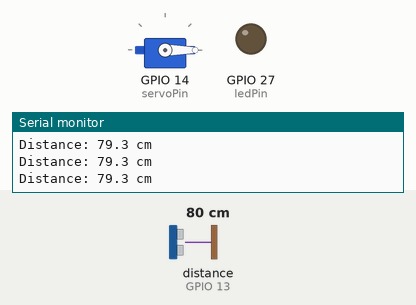
This sketch was run on a simulated ESP32. Shown: servo, output pins drawn as LEDs (lit = HIGH), the last lines printed to the serial monitor. Wiring (inferred from the names in the program): ultrasonic range finder: trigger GPIO 12; echo GPIO 13. Inputs (shaded band) come from the test bench; at power-on: distance to the obstacle (sensor on GPIO 13) 80 cm. The echo pulse lasts 58.3 µs per cm; WiFi joins after 1.5 s; servers stay silent unless stated; uploads are accepted with an empty reply; pins used as bus, display or sensor lines are not drawn.

Above: at 2.7 s.
2.8 s: distance to the obstacle (sensor on GPIO 13) set to 10 cm
4.3 s: distance to the obstacle (sensor on GPIO 13) set to 7 cm
At 5.5 s:
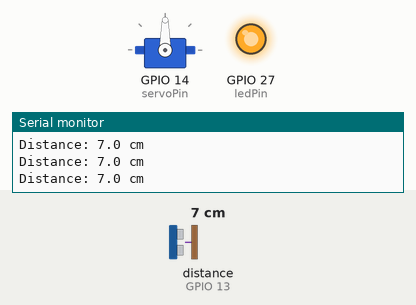
Timing chart, 0 to 7.3 s (numbered marks = the images above; inputs shaded):
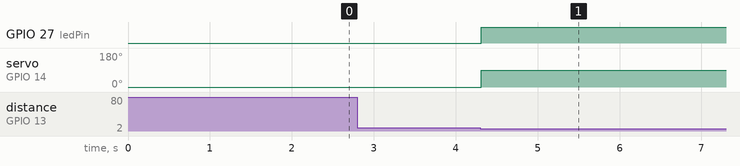

The sketch:

ULT.ino
```cpp
// ================= ESP32 ULTRASONIC SENSOR =================
// Sends distance + door events to Flask /ultson_sensor
// Device: bridgette_esp | User: 224303635@edu.vut.ac.za

#include <WiFi.h>
#include <HTTPClient.h>
#include <ArduinoJson.h>
#include <ESP32Servo.h>

// ---------------- WIFI ----------------
const char* ssid     = "A67C";
const char* password = "ga_group7";

IPAddress local_IP(10,192,156,67);
IPAddress gateway(10,192,156,61);
IPAddress subnet(255, 255, 255, 0);

// ---------------- PINS ----------------
const int ledPin   = 27;
const int trigPin  = 12;
const int echoPin  = 13;
const int servoPin = 14;

// ---------------- CONFIG ----------------
const String DEVICE_ID      = "bridgette_esp";
const float  OPEN_THRESHOLD = 8.0;    // cm — closer than this opens the door
const unsigned long INTERVAL = 200;   // ms between sensor reads

// ---------------- STATE ----------------
Servo  doorServo;
bool   doorOpen  = false;
String lastEvent = "";
unsigned long lastRead = 0;

// ─────────────────────────────────────────────────────────────────────────────
// Send distance + event to Flask /ultson_sensor
// FIX: was posting to /log which doesn't exist in Flask
// ─────────────────────────────────────────────────────────────────────────────
void sendToFlask(float distance, const String& event) {
  if (WiFi.status() != WL_CONNECTED) {
    Serial.println("WiFi down — skipping send");
    return;
  }

  HTTPClient http;
  http.begin("http://10.227.19.84:5000/ultson_sensor");
  http.addHeader("Content-Type", "application/json");
  http.setTimeout(3000);

  // Build JSON matching Flask ultson_sensor handler
  StaticJsonDocument<256> doc;
  doc["device_id"] = DEVICE_ID;
  JsonObject readings = doc.createNestedObject("readings");
  readings["type"]  = "distance";
  readings["value"] = distance;
  readings["event"] = event;

  String json;
  serializeJson(doc, json);

  int code = http.POST(json);
  Serial.printf("Flask response [%s]: %d\n", event.c_str(), code);
  if (code < 0) Serial.println(http.errorToString(code));
  http.end();
}

// ─────────────────────────────────────────────────────────────────────────────
// Ultrasonic read — returns distance in cm, or -1 on timeout
// ─────────────────────────────────────────────────────────────────────────────
float readDistance() {
  digitalWrite(trigPin, LOW);
  delayMicroseconds(2);
  digitalWrite(trigPin, HIGH);
  delayMicroseconds(10);
  digitalWrite(trigPin, LOW);

  long dur = pulseIn(echoPin, HIGH, 30000);  // 30 ms timeout
  if (dur == 0) return -1;
  return dur * 0.034f / 2.0f;
}

// ─────────────────────────────────────────────────────────────────────────────
// Door control + event logging (only sends on state change)
// FIX: currentEvent was declared but never assigned — caused empty event logs
// FIX: fetchArmedState() was called in loop but the function was commented out
// ─────────────────────────────────────────────────────────────────────────────
void controlDoor(float distance) {
  if (distance < 0) return;  // bad reading

  String currentEvent;

  if (distance < OPEN_THRESHOLD) {
    digitalWrite(ledPin, HIGH);
    currentEvent = "door_open";
    if (!doorOpen) {
      doorServo.write(90);
      doorOpen = true;
      Serial.println("Door OPENED");
    }
  } else {
    digitalWrite(ledPin, LOW);
    currentEvent = "door_closed";
    if (doorOpen) {
      doorServo.write(0);
      doorOpen = false;
      Serial.println("Door CLOSED");
    }
  }

  // Only send to Flask when the event changes
  if (currentEvent != lastEvent) {
    sendToFlask(distance, currentEvent);
    lastEvent = currentEvent;
  }
}

// ─────────────────────────────────────────────────────────────────────────────
void setup() {
  Serial.begin(115200);

  pinMode(ledPin,  OUTPUT);
  pinMode(trigPin, OUTPUT);
  pinMode(echoPin, INPUT);

  doorServo.attach(servoPin, 500, 2400);
  doorServo.write(0);  // start closed

  if (!WiFi.config(local_IP, gateway, subnet)) {
    Serial.println("Static IP config failed");
  }

  WiFi.begin(ssid, password);
  Serial.print("Connecting to WiFi");
  while (WiFi.status() != WL_CONNECTED) {
    delay(500);
    Serial.print(".");
  }
  Serial.println("\nConnected!");
  Serial.print("IP: ");
  Serial.println(WiFi.localIP());
}

// ─────────────────────────────────────────────────────────────────────────────
void loop() {
  unsigned long now = millis();
  if (now - lastRead < INTERVAL) return;
  lastRead = now;

  // FIX: fetchArmedState() removed — it was commented out but still called,
  // causing a compile error. Armed state can be added back via Flask GET later.

  float distance = readDistance();
  Serial.printf("Distance: %.1f cm\n", distance < 0 ? 0 : distance);

  controlDoor(distance);
}
```

Measured:
- the behaviour switches between 9 and 8 cm on distance to the obstacle (sensor on GPIO 13) (found by bisection; images 0 and 1)
- after the input at 4.3 s, GPIO 27 (ledPin): LOW → HIGH at once; servo on GPIO 14 (servoPin): 0° → 90° at once
